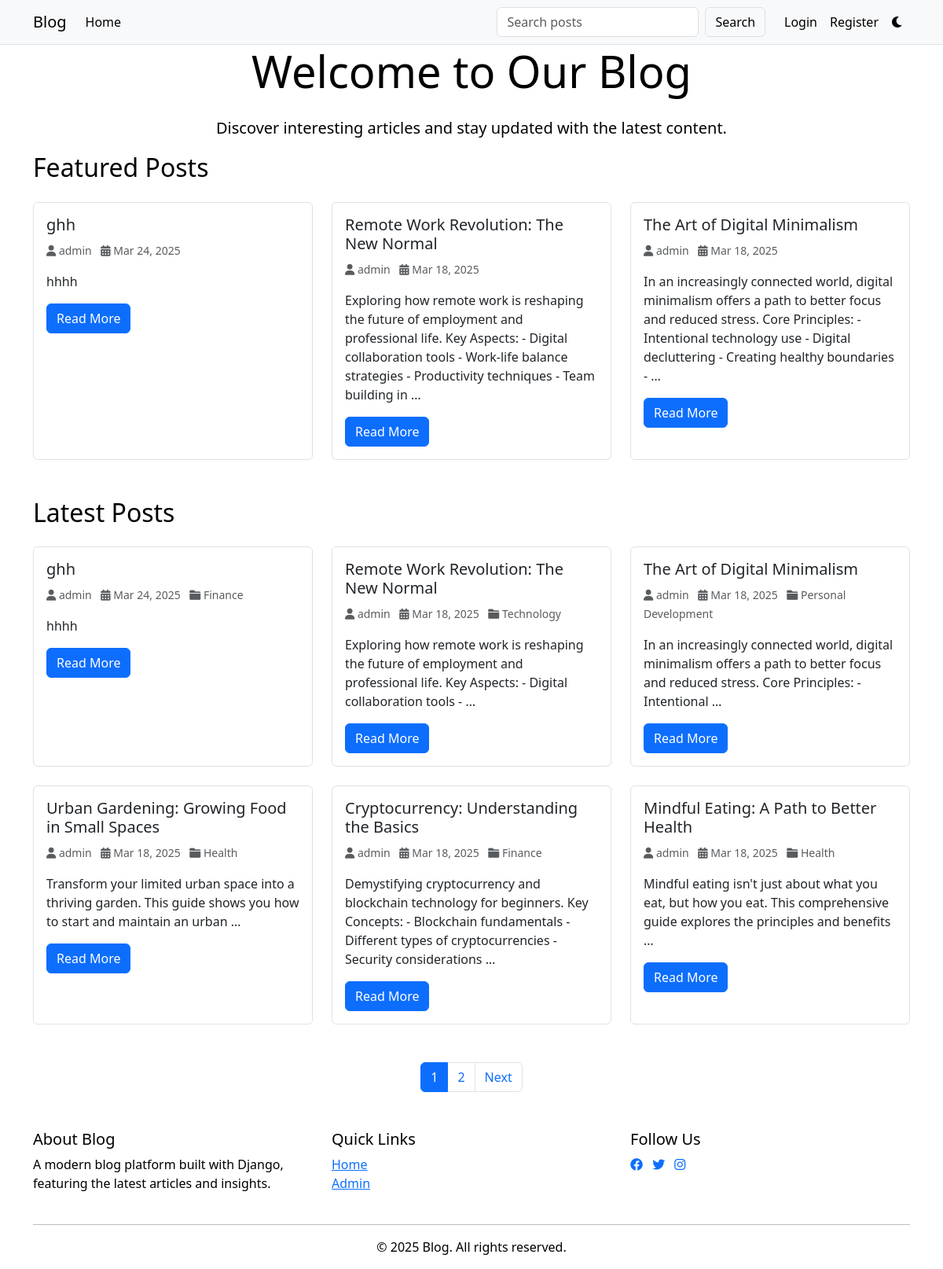
The page / on the database its author committed.
### core/models.py (models this page shows, shortened)
class Post(models.Model):
    title = models.CharField(max_length=200)
    slug = models.SlugField(unique=True)
    content = models.TextField()
    author = models.ForeignKey(User, on_delete=models.CASCADE, related_name='posts')
    category = models.ForeignKey(Category, on_delete=models.CASCADE, related_name='posts', null=True)
    created_at = models.DateTimeField(auto_now_add=True)
    updated_at = models.DateTimeField(auto_now=True)
    views = models.PositiveIntegerField(default=0)
    likes = models.ManyToManyField(User, related_name='liked_posts', blank=True)
    image = models.ImageField(upload_to='blog_images/', null=True, blank=True)
    class Meta:
        ordering = ['-created_at']

class Category(models.Model):
    name = models.CharField(max_length=100, unique=True)
    slug = models.SlugField(unique=True, blank=True)
    created_at = models.DateTimeField(auto_now_add=True)
    class Meta:
        verbose_name_plural = 'Categories'
        ordering = ['-created_at']

### core/views.py (the view)
# urls.py: 2. Add a URL to urlpatterns:  path('', views.home, name='home')
def home(request):
    posts = Post.objects.all()
    featured_posts = posts.order_by('-created_at')[:3]
    paginator = Paginator(posts, 6)  # Show 6 posts per page
    page = request.GET.get('page')
    posts = paginator.get_page(page)
    categories = Category.objects.all()
    context = {
        'posts': posts,
        'featured_posts': featured_posts,
        'categories': categories,
    }
    return render(request, 'core/home.html', context)

### core/context_processors.py (called while the page is built)
def notification_count(request):
    if request.user.is_authenticated:
        count = request.user.notifications.filter(is_read=False).count()
        return {'unread_notifications_count': count}
    return {'unread_notifications_count': 0}

### core/templates/core/home.html (shortened to what this page needs)
{% extends 'core/base.html' %}
{% block content %}
<section class="hero-section">
    <div class="container">
        <div class="row">
            <div class="col-md-8 mx-auto text-center">
                <h1 class="display-4 mb-4">Welcome to Our Blog</h1>
                <p class="lead">Discover interesting articles and stay updated with the latest content.</p>
            </div>
        </div>
    </div>
</section>
<section class="container mb-5">
    <h2 class="mb-4">Featured Posts</h2>
    <div class="row">
        {% for post in featured_posts %}
        <div class="col-md-4">
            <div class="card h-100">
                <div class="card-body">
                    <h5 class="card-title">{{ post.title }}</h5>
                    <p class="card-text text-muted">
                        <small>
                            <i class="fas fa-user"></i> {{ post.author.get_full_name|default:post.author.username }}
                            <i class="fas fa-calendar-alt ms-2"></i> {{ post.created_at|date:"M d, Y" }}
                        </small>
                    </p>
                    <p class="card-text">{{ post.content|striptags|truncatewords:30 }}</p>
                    <a href="{% url 'core:post_detail' post.slug %}" class="btn btn-primary">Read More</a>
                </div>
            </div>
        </div>
        {% endfor %}
    </div>
</section>
<section class="container">
    <h2 class="mb-4">Latest Posts</h2>
    <div class="row">
        {% for post in posts %}
        <div class="col-md-4">
            <div class="card h-100">
                <div class="card-body">
                    <h5 class="card-title">{{ post.title }}</h5>
                    <p class="card-text text-muted">
                        <small>
                            <i class="fas fa-user"></i> {{ post.author.get_full_name|default:post.author.username }}
                            <i class="fas fa-calendar-alt ms-2"></i> {{ post.created_at|date:"M d, Y" }}
                            <i class="fas fa-folder ms-2"></i> {{ post.category.name }}
                        </small>
                    </p>
                    <p class="card-text">{{ post.content|striptags|truncatewords:20 }}</p>
                    <a href="{% url 'core:post_detail' post.slug %}" class="btn btn-primary">Read More</a>
                </div>
            </div>
        </div>
        {% if forloop.counter|divisibleby:3 %}
        </div><div class="row mt-4">
        {% endif %}
        {% empty %}
        <div class="col-12">
            <p class="text-center">No posts available.</p>
        </div>
        {% endfor %}
    </div>
    {% if posts.has_other_pages %}
    <nav class="mt-4">
        <ul class="pagination justify-content-center">
            {% for num in posts.paginator.page_range %}
            <li class="page-item {% if posts.number == num %}active{% endif %}">
                <a class="page-link" href="?page={{ num }}">{{ num }}</a>
            </li>
            {% endfor %}
            {% if posts.has_next %}
            <li class="page-item">
                <a class="page-link" href="?page={{ posts.next_page_number }}">Next</a>
            </li>
            {% endif %}
        </ul>
    </nav>
    {% endif %}
</section>
{% endblock %}

### core/templates/core/base.html (style rules this page uses)
:root { --bg-primary: #ffffff; --text-primary: #000000; --bg-secondary: #f8f9fa; --card-bg: #ffffff; --border-color: #dee2e6; --navbar-bg: #f8f9fa; --navbar-text: #000000; --navbar-link: #000000; --navbar-link-hover: #0d6efd; }
body { background-color: var(--bg-primary); color: var(--text-primary); transition: background-color 0.3s, color 0.3s; }
.card { background-color: var(--card-bg); border-color: var(--border-color); transition: transform 0.3s, background-color 0.3s; }

### rows shown on the page
Post: title "ghh", author.get_full_name "admin", created_at "Mar 24, 2025", content "hhhh", category.name "Finance"
Post: title "Remote Work Revolution: The New Normal", author.get_full_name "admin", created_at "Mar 18, 2025", content "Exploring how remote work is reshaping the future of employment and professional life. Key Aspects: - Digital collaboration tools - Work-life balance strategies - Productivity techniques - Team building in …", category.name "Technology", content "Exploring how remote work is reshaping the future of employment and professional life. Key Aspects: - Digital collaboration tools - …"
Post: title "The Art of Digital Minimalism", author.get_full_name "admin", created_at "Mar 18, 2025", content "In an increasingly connected world, digital minimalism offers a path to better focus and reduced stress. Core Principles: - Intentional technology use - Digital decluttering - Creating healthy boundaries - …", category.name "Personal Development", content "In an increasingly connected world, digital minimalism offers a path to better focus and reduced stress. Core Principles: - Intentional …"
Post: title "Urban Gardening: Growing Food in Small Spaces", author.get_full_name "admin", created_at "Mar 18, 2025", category.name "Health", content "Transform your limited urban space into a thriving garden. This guide shows you how to start and maintain an urban …"
Post: title "Cryptocurrency: Understanding the Basics", author.get_full_name "admin", created_at "Mar 18, 2025", category.name "Finance", content "Demystifying cryptocurrency and blockchain technology for beginners. Key Concepts: - Blockchain fundamentals - Different types of cryptocurrencies - Security considerations …"
Post: title "Mindful Eating: A Path to Better Health", author.get_full_name "admin", created_at "Mar 18, 2025", category.name "Health", content "Mindful eating isn't just about what you eat, but how you eat. This comprehensive guide explores the principles and benefits …"

### other values the page prints
{{ num }} "1" "2"
